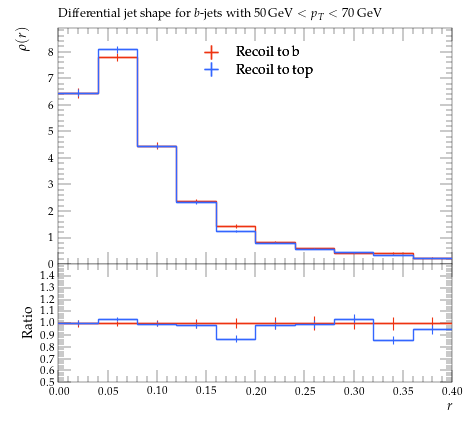

The script that saved this image:
#! /usr/bin/env python

# This Python script was auto-generated using YODA v2.0.2.
# Analysis object: /ATLAS_2013_I1243871/d03-x01-y01
# Timestamp: 06-08-2026 (15:14:30)

import matplotlib as mpl
import matplotlib.pyplot as plt
mpl.use('Agg') # comment out for interactive use
import os
import numpy as np

plotDir = os.path.split(os.path.realpath(__file__))[0]
if 'YODA_USER_PLOT_PATH' in globals():
    plot_outdir = globals()['YODA_USER_PLOT_PATH']
else:
    plot_outdir = plotDir

#plot style
plt.style.use(os.path.join(plotDir, '../default.mplstyle'))
# plot metadata
figW, figH = plt.rcParams['figure.figsize']
ax_xLabel = r'$r$'
ax_yLabel = r'$\rho(r)$'
ax_title  = r'Differential jet shape for $b$-jets with $50\,\mathrm{GeV} < p_T < 70\,\mathrm{GeV}$'
ax_xScale = 'linear'
ax_yScale = 'linear'
xLims = (0.0, 0.4)
yLims = (0.0, 8.899675400000001)

# TeX-friendly labels for the legend
labels = {
    'legend' : ([ r"Recoil to b", r"Recoil to top" ], r""),
}

# Adjust canvas width and height
canvasW = 10.0
canvasH = 9.0
figW *= canvasW/10.
figH *= canvasH/9.

# Create figure and axis objects
fig, (ax, ratio0_ax) = plt.subplots(2, 1, sharex=True,
                  figsize=(figW,figH), gridspec_kw={'height_ratios': (6.0, 3.0)})

# Set figure margins
plt.subplots_adjust(
    left   = 1.0 * plt.rcParams['figure.subplot.left'],
    right  = 1.0 * plt.rcParams['figure.subplot.right'],
    top    = 1.0 * plt.rcParams['figure.subplot.top'],
    bottom = 1.0 * plt.rcParams['figure.subplot.bottom'])

ratio0_ax.yaxis.set_major_locator(mpl.ticker.MultipleLocator(0.1))
ratio0_ax.set_ylim(0.5, 1.4999)
ratio0_ax.set_ylabel('Ratio')

# the numerical data is stored in a separate file
dataf = dict()
prefix = os.path.split(__file__)[0]
if prefix:    prefix = prefix + '/'
exec(open(prefix+'d03-x01-y01__data.py').read(), dataf)


legend_handles = dict() # keep track of handles for the legend

# style options for curves
# starts at zorder>=5 to draw curve on top of legend
styles = {
  'recoil_b': {
    'color' : '#EE3311',
    'linestyle' : '-',
    'linewidth' : 1,
    'marker' : 'none',
    'markersize' : 2,
    'capsize' : 0.0,
    'zorder' : 5,
    'histstyle' : 1,
    'drawstyle' : 'steps-pre',
    'xerrorbars' : 1,
    'yerrorbars' : 1,
    'fillcolor' : None,
    'fillopacity' : 1.0,
    'ratio0_linestyle' : '-',
    'ratio0_linewidth' : 1,
    'ratio0_marker' : 'none',
    'ratio0_markersize' : 2,
    'ratio0_capsize' : 0.0,
    'ratio0_zorder' : 5,
    'ratio0_histstyle' : 1,
    'ratio0_drawstyle' : 'steps-pre',
    'ratio0_xerrorbars' : 1,
    'ratio0_yerrorbars' : 1,
  },
  'recoil_t': {
    'color' : '#3366FF',
    'linestyle' : '-',
    'linewidth' : 1,
    'marker' : 'none',
    'markersize' : 2,
    'capsize' : 0.0,
    'zorder' : 6,
    'histstyle' : 1,
    'drawstyle' : 'steps-pre',
    'xerrorbars' : 1,
    'yerrorbars' : 1,
    'fillcolor' : None,
    'fillopacity' : 1.0,
    'ratio0_linestyle' : '-',
    'ratio0_linewidth' : 1,
    'ratio0_marker' : 'none',
    'ratio0_markersize' : 2,
    'ratio0_capsize' : 0.0,
    'ratio0_zorder' : 6,
    'ratio0_histstyle' : 1,
    'ratio0_drawstyle' : 'steps-pre',
    'ratio0_xerrorbars' : 1,
    'ratio0_yerrorbars' : 1,
  },
}

# curve from input yoda files in main panel
for label, yvals in dataf['yvals'].items():
    if all(np.isnan(v) for v in dataf['yvals'][label]):
        continue
    tmp = None
    if styles[label]['histstyle']: # draw as histogram
        xpos = dataf['xedges'][label] if styles[label]['drawstyle'] else dataf['xpoints'][label]
        ypos = np.insert(yvals, 0, yvals[0]) if styles[label]['drawstyle'] else yvals
        if styles[label]['fillcolor']: # fill area below curve
            ax.fill_between(xpos, ypos, step='pre',
                            color=styles[label]['fillcolor'],
                            alpha=styles[label]['fillopacity'])
        tmp, = ax.plot(xpos, ypos,
                       color=styles[label]['color'],
                       linestyle=styles[label]['linestyle'],
                       linewidth=styles[label]['linewidth'],
                       drawstyle=styles[label]['drawstyle'], solid_joinstyle='miter',
                       zorder=styles[label]['zorder'], label=label)
    tmp = ax.errorbar(dataf['xpoints'][label], yvals,
                      xerr=np.array(dataf['xerrs'][label])*styles[label]['xerrorbars'],
                      yerr=np.array(dataf['yerrs'][label])*styles[label]['yerrorbars'],
                      fmt=styles[label]['marker'], capsize=styles[label]['capsize'],
                      markersize=styles[label]['markersize'],
                      ecolor=styles[label]['color'],
                      color=styles[label]['color'], zorder=styles[label]['zorder'])
    tmp[-1][0].set_linestyle(styles[label]['linestyle'])
    tmp[-1][0].set_linewidth(styles[label]['linewidth'])
    if label in dataf['add_legend_handle']:  legend_handles[label] = tmp
    for varLabel in dataf['variation_yvals'].keys():
        if varLabel.startswith(label):
            tmp, = ax.plot(dataf['xedges'][label], dataf['variation_yvals'][varLabel],
                           color=styles[label]['color'],
                           linestyle=styles[label]['linestyle'],
                           linewidth=styles[label]['linewidth'],
                           drawstyle='steps-pre', solid_joinstyle='miter',
                           zorder=styles[label]['zorder'], alpha=0.5)


# plots on ratio panel
# curve from input yoda files in ratio panel
for label, yvals in dataf['ratio0_yvals'].items():
    if all(np.isnan(v) for v in yvals):
        continue
    if styles[label]['ratio0_histstyle']: # plot as histogram
        xpos = dataf['xedges']['recoil_b'] if styles[label]['ratio0_drawstyle'] else dataf['xpoints']['recoil_b']
        ypos = np.insert(yvals, 0, yvals[0]) if styles[label]['ratio0_drawstyle'] else yvals
        ratio0_ax.plot(xpos, ypos,
                       color=styles[label]['color'],
                       linewidth=styles[label]['linewidth'],
                       linestyle=styles[label]['ratio0_linestyle'],
                       drawstyle=styles[label]['ratio0_drawstyle'], zorder=styles[label]['zorder'],
                       solid_joinstyle='miter')
    tmp = ratio0_ax.errorbar(dataf['xpoints']['recoil_b'], yvals,
                             xerr=np.array(dataf['ref_xerrs'])*styles[label]['ratio0_xerrorbars'],
                             yerr=np.array(dataf['ratio0_yerrs'][label])*styles[label]['ratio0_yerrorbars'],
                             fmt=styles[label]['ratio0_marker'], capsize=styles[label]['ratio0_capsize'],
                             markersize=styles[label]['ratio0_markersize'],
                             ecolor=styles[label]['color'],
                             color=styles[label]['color'])
    tmp[-1][0].set_linestyle(styles[label]['ratio0_linestyle'])
    tmp[-1][0].set_linewidth(styles[label]['ratio0_linewidth'])

    for varlabel in dataf['ratio0_variation_vals'].keys():
        if varlabel.startswith(label):
            ratio0_ax.plot(dataf['xedges']['recoil_b'],
                            dataf['ratio0_variation_vals'][varlabel],
                            color=styles[label]['color'],
                            linestyle=styles[label]['linestyle'],
                            linewidth=styles[label]['linewidth'],
                            drawstyle='steps-pre', solid_joinstyle='miter',
                            zorder=1, alpha=0.5)

legend_items = list(legend_handles.values())
ax.add_artist(ax.legend(legend_items,
                        labels['legend'][0],
                        title=labels['legend'][1],
                        alignment='left',
                        loc='upper center',
                        bbox_to_anchor=(0.5, 0.97)))

# set plot metadata as defined above
ratio0_ax.set_xlabel(ax_xLabel)
ratio0_ax.xaxis.set_label_coords(1., -0.15)
ax.set_ylabel(ax_yLabel, ha='right', va='top')
ax.yaxis.set_label_coords(-0.11, 1.0)
ax.set_title(ax_title, loc='left')
ax.set_xscale(ax_xScale)
ax.set_yscale(ax_yScale)
ax.set_xlim(xLims)
ax.set_ylim(yLims)

# tick formatting
plt.rcParams['xtick.top'] = True
plt.rcParams['ytick.right'] = True
fig.align_ylabels((ax, ratio0_ax))
plt.savefig(os.path.join(plot_outdir, 'd03-x01-y01.pdf'), format='PDF')
plt.savefig(os.path.join(plot_outdir, 'd03-x01-y01.png'), format='PNG')

plt.close(fig)
